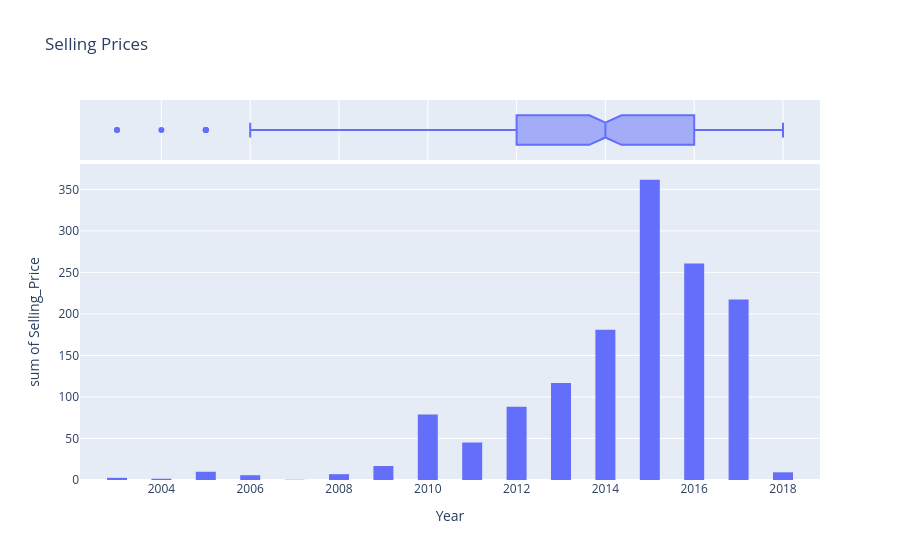

The notebook cell saved with this chart:
### Markdown cell above
**Observation** (Production Years) <br>
---
This graph illustrates how car selling prices vary across production years.<br> 
The trend clearly shows that *newer cars command higher selling prices*, with a noticeable upward progression from older models (early 2000s) to more recent ones (2015–2018). <br>
The box plot reinforces this by showing higher medians and wider ranges for newer years, indicating both increased value and variability in modern car prices. <br>
Overall, the visualization communicates that vehicle age strongly influences market value, with newer models consistently selling for more.

### Code cell
selling_price = px.histogram(cars,x= 'Year' , y = 'Selling_Price', marginal = 'box', title = 'Selling Prices', nbins= 40) #marginal puts that box ontop of the box on top of the plot to seen the pecentiles, median, etc.
selling_price.update_layout(bargap=0.1) 
selling_price.show()  #shows that cars of latest years cost more.

### Figure 1 — Plotly figure (JSON) as saved in the notebook; plotly's stock layout.template omitted (floating-point values rounded to 4 significant figures; data arrays with more than 128 entries replaced by an {"elided": "..."} marker saying what was removed)
{"data": [{"bingroup": "x", "histfunc": "sum", "hovertemplate": "Year=%{x}<br>sum of Selling_Price=%{y}<extra></extra>", "legendgroup": "", "marker": {"color": "#636efa", "pattern": {"shape": ""}}, "name": "", "nbinsx": 40, "orientation": "v", "showlegend": false, "type": "histogram", "x": {"elided": "301 int values"}, "xaxis": "x", "y": {"elided": "301 float values"}, "yaxis": "y"}, {"hovertemplate": "Year=%{x}<extra></extra>", "legendgroup": "", "marker": {"color": "#636efa"}, "name": "", "notched": true, "showlegend": false, "type": "box", "x": {"elided": "301 int values"}, "xaxis": "x2", "yaxis": "y2"}], "layout": {"bargap": 0.1, "barmode": "relative", "legend": {"tracegroupgap": 0}, "title": {"text": "Selling Prices"}, "xaxis": {"anchor": "y", "domain": [0, 1], "title": {"text": "Year"}}, "xaxis2": {"anchor": "y2", "domain": [0, 1], "matches": "x", "showgrid": true, "showticklabels": false}, "yaxis": {"anchor": "x", "domain": [0, 0.8316], "title": {"text": "sum of Selling_Price"}}, "yaxis2": {"anchor": "x2", "domain": [0.8416, 1], "matches": "y2", "showgrid": false, "showline": false, "showticklabels": false, "ticks": ""}}}
